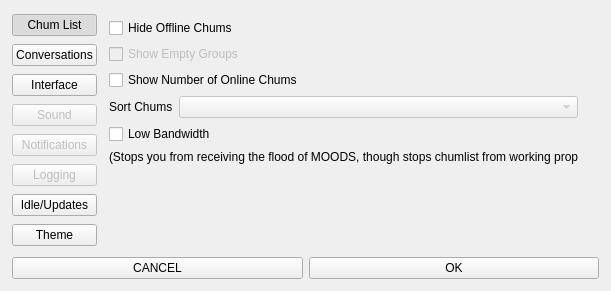
<?xml version="1.0" encoding="UTF-8"?>
<ui version="4.0">
 <class>Options</class>
 <widget class="QWidget" name="Options">
  <property name="geometry">
   <rect>
    <x>0</x>
    <y>0</y>
    <width>611</width>
    <height>291</height>
   </rect>
  </property>
  <property name="windowTitle">
   <string>Form</string>
  </property>
  <widget class="QWidget" name="verticalLayoutWidget_3">
   <property name="geometry">
    <rect>
     <x>0</x>
     <y>0</y>
     <width>611</width>
     <height>291</height>
    </rect>
   </property>
   <layout class="QVBoxLayout" name="verticalLayout_3">
    <property name="margin">
     <number>12</number>
    </property>
    <item>
     <layout class="QHBoxLayout" name="horizontalLayout">
      <item>
       <layout class="QVBoxLayout" name="verticalLayout_2">
        <item>
         <widget class="QPushButton" name="optionsButton1">
          <property name="text">
           <string>Chum List</string>
          </property>
          <property name="checkable">
           <bool>true</bool>
          </property>
          <property name="checked">
           <bool>true</bool>
          </property>
         </widget>
        </item>
        <item>
         <widget class="QPushButton" name="optionsButton2">
          <property name="text">
           <string>Conversations</string>
          </property>
          <property name="checkable">
           <bool>true</bool>
          </property>
         </widget>
        </item>
        <item>
         <widget class="QPushButton" name="optionsButton3">
          <property name="text">
           <string>Interface</string>
          </property>
          <property name="checkable">
           <bool>true</bool>
          </property>
         </widget>
        </item>
        <item>
         <widget class="QPushButton" name="optionsButton4">
          <property name="enabled">
           <bool>false</bool>
          </property>
          <property name="text">
           <string>Sound</string>
          </property>
          <property name="checkable">
           <bool>true</bool>
          </property>
         </widget>
        </item>
        <item>
         <widget class="QPushButton" name="optionsButton5">
          <property name="enabled">
           <bool>false</bool>
          </property>
          <property name="text">
           <string>Notifications</string>
          </property>
          <property name="checkable">
           <bool>true</bool>
          </property>
         </widget>
        </item>
        <item>
         <widget class="QPushButton" name="optionsButton6">
          <property name="enabled">
           <bool>false</bool>
          </property>
          <property name="text">
           <string>Logging</string>
          </property>
          <property name="checkable">
           <bool>true</bool>
          </property>
         </widget>
        </item>
        <item>
         <widget class="QPushButton" name="optionsButton7">
          <property name="enabled">
           <bool>true</bool>
          </property>
          <property name="text">
           <string>Idle/Updates</string>
          </property>
          <property name="checkable">
           <bool>true</bool>
          </property>
         </widget>
        </item>
        <item>
         <widget class="QPushButton" name="optionsButton8">
          <property name="text">
           <string>Theme</string>
          </property>
          <property name="checkable">
           <bool>true</bool>
          </property>
         </widget>
        </item>
       </layout>
      </item>
      <item>
       <layout class="QVBoxLayout" name="verticalLayout">
        <item>
         <widget class="QStackedWidget" name="stackedWidget">
          <property name="currentIndex">
           <number>0</number>
          </property>
          <widget class="QWidget" name="optionsTab1">
           <widget class="QWidget" name="verticalLayoutWidget_4">
            <property name="geometry">
             <rect>
              <x>0</x>
              <y>0</y>
              <width>481</width>
              <height>231</height>
             </rect>
            </property>
            <layout class="QVBoxLayout" name="verticalLayout_4">
             <property name="margin">
              <number>6</number>
             </property>
             <item>
              <widget class="QCheckBox" name="hideOfflineRadio">
               <property name="enabled">
                <bool>true</bool>
               </property>
               <property name="text">
                <string>Hide Offline Chums</string>
               </property>
              </widget>
             </item>
             <item>
              <widget class="QCheckBox" name="showEmptyRadio">
               <property name="enabled">
                <bool>false</bool>
               </property>
               <property name="text">
                <string>Show Empty Groups</string>
               </property>
              </widget>
             </item>
             <item>
              <widget class="QCheckBox" name="showNumberRadio">
               <property name="enabled">
                <bool>true</bool>
               </property>
               <property name="text">
                <string>Show Number of Online Chums</string>
               </property>
              </widget>
             </item>
             <item>
              <layout class="QFormLayout" name="formLayout">
               <property name="rightMargin">
                <number>0</number>
               </property>
               <item row="0" column="0">
                <widget class="QLabel" name="sortChumsLabel">
                 <property name="text">
                  <string>Sort Chums</string>
                 </property>
                </widget>
               </item>
               <item row="0" column="1">
                <widget class="QComboBox" name="sortChumsCombo">
                 <property name="enabled">
                  <bool>false</bool>
                 </property>
                </widget>
               </item>
              </layout>
             </item>
             <item>
              <widget class="QCheckBox" name="lowBandwidthRadio">
               <property name="enabled">
                <bool>true</bool>
               </property>
               <property name="text">
                <string>Low Bandwidth</string>
               </property>
              </widget>
             </item>
             <item>
              <widget class="QLabel" name="label_2">
               <property name="text">
                <string>(Stops you from receiving the flood of MOODS, though stops chumlist from working properly</string>
               </property>
              </widget>
             </item>
             <item>
              <spacer name="verticalSpacer">
               <property name="orientation">
                <enum>Qt::Vertical</enum>
               </property>
               <property name="sizeHint" stdset="0">
                <size>
                 <width>20</width>
                 <height>40</height>
                </size>
               </property>
              </spacer>
             </item>
            </layout>
           </widget>
          </widget>
          <widget class="QWidget" name="optionsTab2">
           <widget class="QWidget" name="verticalLayoutWidget_5">
            <property name="geometry">
             <rect>
              <x>0</x>
              <y>0</y>
              <width>481</width>
              <height>241</height>
             </rect>
            </property>
            <layout class="QVBoxLayout" name="verticalLayout_5">
             <property name="margin">
              <number>6</number>
             </property>
             <item>
              <widget class="QCheckBox" name="timeStampsRadio">
               <property name="text">
                <string>Time Stamps</string>
               </property>
              </widget>
             </item>
             <item>
              <widget class="QComboBox" name="clockTypeComboBox"/>
             </item>
             <item>
              <widget class="QCheckBox" name="showSecondsRadio">
               <property name="text">
                <string>Show Seconds</string>
               </property>
              </widget>
             </item>
             <item>
              <widget class="QCheckBox" name="opVoiceMemoRadio">
               <property name="enabled">
                <bool>false</bool>
               </property>
               <property name="text">
                <string>Show OP and Voice Messages in Memos</string>
               </property>
              </widget>
             </item>
             <item>
              <widget class="QCheckBox" name="animatedSmiliesRadio">
               <property name="enabled">
                <bool>false</bool>
               </property>
               <property name="text">
                <string>Use animated smilies</string>
               </property>
              </widget>
             </item>
             <item>
              <widget class="QLabel" name="label_3">
               <property name="text">
                <string>(Disable if you leave chats open for LOOOONG periods of time)</string>
               </property>
              </widget>
             </item>
             <item>
              <widget class="QCheckBox" name="randomEncountersRadio">
               <property name="enabled">
                <bool>false</bool>
               </property>
               <property name="text">
                <string>Receive Random Encounters</string>
               </property>
              </widget>
             </item>
             <item>
              <spacer name="verticalSpacer_2">
               <property name="orientation">
                <enum>Qt::Vertical</enum>
               </property>
               <property name="sizeHint" stdset="0">
                <size>
                 <width>20</width>
                 <height>40</height>
                </size>
               </property>
              </spacer>
             </item>
            </layout>
           </widget>
          </widget>
          <widget class="QWidget" name="optionsTab3">
           <widget class="QWidget" name="verticalLayoutWidget">
            <property name="geometry">
             <rect>
              <x>0</x>
              <y>0</y>
              <width>481</width>
              <height>231</height>
             </rect>
            </property>
            <layout class="QVBoxLayout" name="verticalLayout_6">
             <property name="margin">
              <number>6</number>
             </property>
             <item>
              <widget class="QCheckBox" name="tabbedConvoBox">
               <property name="text">
                <string>Tabbed Conversations</string>
               </property>
              </widget>
             </item>
             <item>
              <widget class="QCheckBox" name="tabbedMemoBox">
               <property name="text">
                <string>Tabbed Memos</string>
               </property>
              </widget>
             </item>
             <item>
              <layout class="QGridLayout" name="gridLayout">
               <property name="rightMargin">
                <number>6</number>
               </property>
               <item row="1" column="0">
                <widget class="QLabel" name="label_5">
                 <property name="text">
                  <string>Close</string>
                 </property>
                </widget>
               </item>
               <item row="0" column="0">
                <widget class="QLabel" name="label_4">
                 <property name="text">
                  <string>Minimize</string>
                 </property>
                </widget>
               </item>
               <item row="0" column="1">
                <widget class="QComboBox" name="minimizeCombo">
                 <property name="enabled">
                  <bool>false</bool>
                 </property>
                </widget>
               </item>
               <item row="1" column="1">
                <widget class="QComboBox" name="closeCombo">
                 <property name="enabled">
                  <bool>true</bool>
                 </property>
                </widget>
               </item>
              </layout>
             </item>
             <item>
              <widget class="QCheckBox" name="blinkPesterBox">
               <property name="enabled">
                <bool>false</bool>
               </property>
               <property name="text">
                <string>Blink Taskbar on Pesters</string>
               </property>
              </widget>
             </item>
             <item>
              <widget class="QCheckBox" name="blinkMemoBox">
               <property name="enabled">
                <bool>false</bool>
               </property>
               <property name="text">
                <string>Blink Taskbar on Memos</string>
               </property>
              </widget>
             </item>
             <item>
              <spacer name="verticalSpacer_3">
               <property name="orientation">
                <enum>Qt::Vertical</enum>
               </property>
               <property name="sizeHint" stdset="0">
                <size>
                 <width>20</width>
                 <height>40</height>
                </size>
               </property>
              </spacer>
             </item>
            </layout>
           </widget>
          </widget>
          <widget class="QWidget" name="optionsTab4">
           <widget class="QWidget" name="verticalLayoutWidget_2">
            <property name="geometry">
             <rect>
              <x>0</x>
              <y>0</y>
              <width>481</width>
              <height>253</height>
             </rect>
            </property>
            <layout class="QVBoxLayout" name="verticalLayout_7">
             <property name="margin">
              <number>6</number>
             </property>
             <item>
              <layout class="QGridLayout" name="gridLayout_2">
               <item row="0" column="0">
                <widget class="QCheckBox" name="soundsOnBox">
                 <property name="text">
                  <string>Sounds On</string>
                 </property>
                </widget>
               </item>
               <item row="1" column="0">
                <layout class="QFormLayout" name="formLayout_2">
                 <property name="fieldGrowthPolicy">
                  <enum>QFormLayout::AllNonFixedFieldsGrow</enum>
                 </property>
                 <item row="1" column="0">
                  <spacer name="horizontalSpacer">
                   <property name="orientation">
                    <enum>Qt::Horizontal</enum>
                   </property>
                   <property name="sizeHint" stdset="0">
                    <size>
                     <width>40</width>
                     <height>20</height>
                    </size>
                   </property>
                  </spacer>
                 </item>
                 <item row="3" column="0">
                  <spacer name="horizontalSpacer_2">
                   <property name="orientation">
                    <enum>Qt::Horizontal</enum>
                   </property>
                   <property name="sizeHint" stdset="0">
                    <size>
                     <width>40</width>
                     <height>20</height>
                    </size>
                   </property>
                  </spacer>
                 </item>
                 <item row="1" column="1">
                  <widget class="QCheckBox" name="pesterSoundsBox">
                   <property name="text">
                    <string>Pester Sounds</string>
                   </property>
                  </widget>
                 </item>
                 <item row="2" column="1">
                  <widget class="QCheckBox" name="memoSoundsBox">
                   <property name="text">
                    <string>Memo Sounds</string>
                   </property>
                  </widget>
                 </item>
                 <item row="3" column="1">
                  <layout class="QFormLayout" name="formLayout_3">
                   <item row="0" column="0">
                    <spacer name="horizontalSpacer_3">
                     <property name="orientation">
                      <enum>Qt::Horizontal</enum>
                     </property>
                     <property name="sizeHint" stdset="0">
                      <size>
                       <width>40</width>
                       <height>20</height>
                      </size>
                     </property>
                    </spacer>
                   </item>
                   <item row="0" column="1">
                    <widget class="QCheckBox" name="memoPingBox">
                     <property name="text">
                      <string>Memo Ping</string>
                     </property>
                    </widget>
                   </item>
                   <item row="1" column="1">
                    <widget class="QCheckBox" name="memoMentionBox">
                     <property name="text">
                      <string>Memo Mention (initials)</string>
                     </property>
                    </widget>
                   </item>
                   <item row="1" column="0">
                    <spacer name="horizontalSpacer_5">
                     <property name="orientation">
                      <enum>Qt::Horizontal</enum>
                     </property>
                     <property name="sizeHint" stdset="0">
                      <size>
                       <width>40</width>
                       <height>20</height>
                      </size>
                     </property>
                    </spacer>
                   </item>
                  </layout>
                 </item>
                 <item row="4" column="1">
                  <widget class="QPushButton" name="pushButton_11">
                   <property name="text">
                    <string>Edit Mentions</string>
                   </property>
                  </widget>
                 </item>
                </layout>
               </item>
              </layout>
             </item>
             <item>
              <widget class="QLabel" name="label_6">
               <property name="text">
                <string>Master Volume:</string>
               </property>
              </widget>
             </item>
             <item>
              <widget class="QSlider" name="horizontalSlider">
               <property name="orientation">
                <enum>Qt::Horizontal</enum>
               </property>
              </widget>
             </item>
             <item>
              <spacer name="verticalSpacer_4">
               <property name="orientation">
                <enum>Qt::Vertical</enum>
               </property>
               <property name="sizeHint" stdset="0">
                <size>
                 <width>20</width>
                 <height>40</height>
                </size>
               </property>
              </spacer>
             </item>
            </layout>
           </widget>
          </widget>
          <widget class="QWidget" name="optionsTab5">
           <widget class="QWidget" name="verticalLayoutWidget_6">
            <property name="geometry">
             <rect>
              <x>0</x>
              <y>0</y>
              <width>501</width>
              <height>239</height>
             </rect>
            </property>
            <layout class="QVBoxLayout" name="verticalLayout_8">
             <property name="margin">
              <number>6</number>
             </property>
             <item>
              <layout class="QGridLayout" name="gridLayout_3">
               <item row="1" column="0">
                <layout class="QFormLayout" name="formLayout_5">
                 <property name="fieldGrowthPolicy">
                  <enum>QFormLayout::AllNonFixedFieldsGrow</enum>
                 </property>
                 <item row="0" column="0">
                  <spacer name="horizontalSpacer_6">
                   <property name="orientation">
                    <enum>Qt::Horizontal</enum>
                   </property>
                   <property name="sizeHint" stdset="0">
                    <size>
                     <width>40</width>
                     <height>20</height>
                    </size>
                   </property>
                  </spacer>
                 </item>
                 <item row="0" column="1">
                  <layout class="QFormLayout" name="formLayout_4">
                   <item row="0" column="0">
                    <widget class="QLabel" name="label_7">
                     <property name="text">
                      <string>Type</string>
                     </property>
                    </widget>
                   </item>
                   <item row="0" column="1">
                    <widget class="QComboBox" name="comboBox_5"/>
                   </item>
                  </layout>
                 </item>
                 <item row="1" column="1">
                  <widget class="QCheckBox" name="signInBox">
                   <property name="text">
                    <string>Chum signs in</string>
                   </property>
                  </widget>
                 </item>
                 <item row="2" column="1">
                  <widget class="QCheckBox" name="signOutBox">
                   <property name="text">
                    <string>Chum signs out</string>
                   </property>
                  </widget>
                 </item>
                 <item row="3" column="1">
                  <widget class="QCheckBox" name="newMessagesBox">
                   <property name="text">
                    <string>New messages</string>
                   </property>
                  </widget>
                 </item>
                 <item row="4" column="1">
                  <layout class="QFormLayout" name="formLayout_6">
                   <property name="fieldGrowthPolicy">
                    <enum>QFormLayout::AllNonFixedFieldsGrow</enum>
                   </property>
                   <item row="0" column="0">
                    <spacer name="horizontalSpacer_7">
                     <property name="orientation">
                      <enum>Qt::Horizontal</enum>
                     </property>
                     <property name="sizeHint" stdset="0">
                      <size>
                       <width>40</width>
                       <height>20</height>
                      </size>
                     </property>
                    </spacer>
                   </item>
                   <item row="0" column="1">
                    <widget class="QCheckBox" name="onlyNewConvoBox">
                     <property name="text">
                      <string>Only new conversations</string>
                     </property>
                    </widget>
                   </item>
                  </layout>
                 </item>
                 <item row="5" column="1">
                  <widget class="QCheckBox" name="memoMentionsBox">
                   <property name="text">
                    <string>Memo Mentions (initials)</string>
                   </property>
                  </widget>
                 </item>
                 <item row="6" column="1">
                  <widget class="QPushButton" name="pushButton_12">
                   <property name="text">
                    <string>Edit Mentions</string>
                   </property>
                  </widget>
                 </item>
                </layout>
               </item>
               <item row="0" column="0">
                <widget class="QCheckBox" name="toastBox">
                 <property name="text">
                  <string>Toast Notifications</string>
                 </property>
                </widget>
               </item>
              </layout>
             </item>
            </layout>
           </widget>
          </widget>
          <widget class="QWidget" name="optionsTab6">
           <widget class="QWidget" name="verticalLayoutWidget_7">
            <property name="geometry">
             <rect>
              <x>0</x>
              <y>0</y>
              <width>501</width>
              <height>231</height>
             </rect>
            </property>
            <layout class="QVBoxLayout" name="verticalLayout_9">
             <property name="margin">
              <number>6</number>
             </property>
             <item>
              <widget class="QCheckBox" name="logAllPesterBox">
               <property name="text">
                <string>Log all Pesters</string>
               </property>
              </widget>
             </item>
             <item>
              <widget class="QCheckBox" name="logAllMemoBox">
               <property name="text">
                <string>Log all Memos</string>
               </property>
              </widget>
             </item>
             <item>
              <widget class="QCheckBox" name="logTimePesterBox">
               <property name="text">
                <string>Log Time Stamps for Pesters</string>
               </property>
              </widget>
             </item>
             <item>
              <widget class="QCheckBox" name="logTimeMemoBox">
               <property name="text">
                <string>Log Time Stamps for Memos</string>
               </property>
              </widget>
             </item>
             <item>
              <spacer name="verticalSpacer_5">
               <property name="orientation">
                <enum>Qt::Vertical</enum>
               </property>
               <property name="sizeHint" stdset="0">
                <size>
                 <width>20</width>
                 <height>40</height>
                </size>
               </property>
              </spacer>
             </item>
            </layout>
           </widget>
          </widget>
          <widget class="QWidget" name="optionsTab7">
           <widget class="QWidget" name="verticalLayoutWidget_8">
            <property name="geometry">
             <rect>
              <x>0</x>
              <y>0</y>
              <width>501</width>
              <height>231</height>
             </rect>
            </property>
            <layout class="QVBoxLayout" name="verticalLayout_10">
             <property name="margin">
              <number>6</number>
             </property>
             <item>
              <layout class="QFormLayout" name="formLayout_8">
               <item row="0" column="0">
                <widget class="QLabel" name="label_8">
                 <property name="text">
                  <string>Minutes before Idle:</string>
                 </property>
                </widget>
               </item>
               <item row="0" column="1">
                <widget class="QSpinBox" name="spinBox">
                 <property name="enabled">
                  <bool>false</bool>
                 </property>
                </widget>
               </item>
               <item row="1" column="0">
                <widget class="QLabel" name="label_9">
                 <property name="text">
                  <string>Check for Pesterchum Updates</string>
                 </property>
                 <property name="wordWrap">
                  <bool>true</bool>
                 </property>
                </widget>
               </item>
               <item row="1" column="1">
                <widget class="QComboBox" name="pesterchumUpdatesCombo"/>
               </item>
              </layout>
             </item>
             <item>
              <widget class="QCheckBox" name="checkForMSPABox">
               <property name="enabled">
                <bool>false</bool>
               </property>
               <property name="text">
                <string>Check for MPSA Updates</string>
               </property>
              </widget>
             </item>
             <item>
              <spacer name="verticalSpacer_6">
               <property name="orientation">
                <enum>Qt::Vertical</enum>
               </property>
               <property name="sizeHint" stdset="0">
                <size>
                 <width>20</width>
                 <height>40</height>
                </size>
               </property>
              </spacer>
             </item>
            </layout>
           </widget>
          </widget>
          <widget class="QWidget" name="optionsTab8">
           <widget class="QWidget" name="verticalLayoutWidget_9">
            <property name="geometry">
             <rect>
              <x>0</x>
              <y>0</y>
              <width>481</width>
              <height>231</height>
             </rect>
            </property>
            <layout class="QVBoxLayout" name="verticalLayout_11">
             <property name="margin">
              <number>6</number>
             </property>
             <item>
              <widget class="QLabel" name="label_10">
               <property name="text">
                <string>Pick a Theme:</string>
               </property>
              </widget>
             </item>
             <item>
              <widget class="QComboBox" name="themesComboBox"/>
             </item>
             <item>
              <widget class="QPushButton" name="refreshThemeButton">
               <property name="text">
                <string>Refresh current theme</string>
               </property>
              </widget>
             </item>
             <item>
              <widget class="QLabel" name="errorLabel">
               <property name="text">
                <string/>
               </property>
              </widget>
             </item>
             <item>
              <spacer name="verticalSpacer_7">
               <property name="orientation">
                <enum>Qt::Vertical</enum>
               </property>
               <property name="sizeHint" stdset="0">
                <size>
                 <width>20</width>
                 <height>40</height>
                </size>
               </property>
              </spacer>
             </item>
            </layout>
           </widget>
          </widget>
         </widget>
        </item>
       </layout>
      </item>
     </layout>
    </item>
    <item>
     <layout class="QHBoxLayout" name="horizontalLayout_2">
      <item>
       <widget class="QPushButton" name="rejectButton">
        <property name="text">
         <string>CANCEL</string>
        </property>
       </widget>
      </item>
      <item>
       <widget class="QPushButton" name="acceptButton">
        <property name="text">
         <string>OK</string>
        </property>
       </widget>
      </item>
     </layout>
    </item>
   </layout>
  </widget>
 </widget>
 <resources/>
 <connections/>
</ui>
